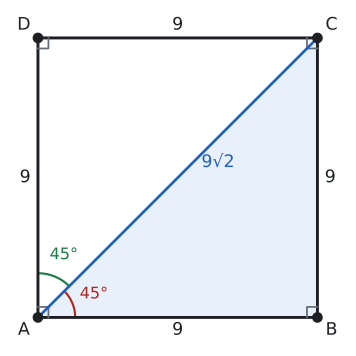

Write the Python code that produced this figure.
import sys; sys.path.insert(0, "tools")
from cizim import *

P = lambda x, y: np.array([float(x), float(y)])
uz = lambda U, V: round(float(np.linalg.norm(U - V)), 4)
def acisi(K, U, V):
    u, v = U - K, V - K
    return round(float(np.degrees(np.arccos(np.dot(u, v) / np.linalg.norm(u) / np.linalg.norm(v)))), 3)
def birim(U, V):
    t = (V - U) / np.linalg.norm(V - U); return t, np.array([-t[1], t[0]])
def ayak(Q, U, V):
    t, _ = birim(U, V); return U + np.dot(Q - U, t) * t
def yansit(Q, U, V):
    return 2 * ayak(Q, U, V) - Q
def kesisim(U1, V1, U2, V2):
    M = np.array([V1 - U1, U2 - V2]).T; s = np.linalg.solve(M, U2 - U1); return U1 + s[0] * (V1 - U1)
def cetik(U, V, n=1, renk=SOLUK, f=0.5):
    M = U + f * (V - U); t, m = birim(U, V)
    for i in range(n):
        c = M + (i - (n - 1) / 2) * 0.2 * S * t
        ax.plot(*zip(c - 0.22 * S * m, c + 0.22 * S * m), color=renk, lw=1.5)
def olcu(U, V, metin, d=0.5, renk=YAZI, fs=13, f=0.5):
    """[UV] üzerinde f oranındaki noktaya, U->V yönünün soluna d*S uzağa yazı (d < 0: sağına)."""
    M = U + f * (V - U); _, m = birim(U, V)
    ax.text(*(M + d * S * m), metin, ha="center", va="center", color=renk, fontsize=fs)
def dik_isareti(K, U, V, r=0.4):
    a_ = (U - K) / np.linalg.norm(U - K) * r * S; b_ = (V - K) / np.linalg.norm(V - K) * r * S
    ax.plot(*zip(K + a_, K + a_ + b_, K + b_), color=SOLUK, lw=1.3)
def harf(Q, metin, dx, dy, renk=YAZI, fs=13):
    ax.text(Q[0] + dx * S, Q[1] + dy * S, metin, ha="center", va="center", color=renk, fontsize=fs)
def cizgi(U, V, renk=YAZI, lw=2.2, ls="-"):
    ax.plot(*zip(U, V), color=renk, lw=lw, ls=ls)
def boya(noktalar, renk):
    ax.add_patch(patches.Polygon(noktalar, closed=True, facecolor=renk, edgecolor="none"))
def yay(K, U, V, r=0.8, renk=MAVI, n=1):
    for i in range(n): aci(ax, K, U, V, r=(r + 0.18 * i) * S, renk=renk)
def yay_yazi(K, U, V, metin, d=1.4, renk=MAVI, fs=12):
    """K köşesindeki U-K-V açısının ortasından d*S uzağa yazı."""
    u = (U - K) / np.linalg.norm(U - K); v = (V - K) / np.linalg.norm(V - K); o = (u + v) / np.linalg.norm(u + v)
    ax.text(*(K + d * S * o), metin, ha="center", va="center", color=renk, fontsize=fs)
def basla(xmin, xmax, ymin, ymax, en=5.5):
    global fig, ax
    fig, ax = sekil(en, en * (ymax - ymin) / (xmax - xmin))
    ax.set_aspect("equal"); ax.axis("off"); ax.set_xlim(xmin, xmax); ax.set_ylim(ymin, ymax)
def dortgen(A, B, C, D, dolgu=None):
    if dolgu: boya([A, B, C, D], dolgu)
    ax.plot(*zip(A, B, C, D, A), color=YAZI)
    for Q in (A, B, C, D): nokta(ax, *Q, "")
def koseler(A, B, C, D, d=0.55):
    O = (A + B + C + D) / 4
    for Q, ad in ((A, "A"), (B, "B"), (C, "C"), (D, "D")):
        y = (Q - O) / np.linalg.norm(Q - O); harf(Q, ad, d * np.sign(y[0]) * 1.1, d * np.sign(y[1]))
def dikdortgen(a, b):
    """A orijinde, [AB] yatay: A, B, C, D."""
    return P(0, 0), P(a, 0), P(a, b), P(0, b)
def dik_koseler(A, B, C, D, r=0.4):
    dik_isareti(A, B, D, r); dik_isareti(B, C, A, r); dik_isareti(C, D, B, r); dik_isareti(D, A, C, r)
def cerceve(noktalar, kenar=1.2):
    xs = [q[0] for q in noktalar]; ys = [q[1] for q in noktalar]
    return min(xs) - kenar * S, max(xs) + kenar * S, min(ys) - kenar * S, max(ys) + kenar * S

# Kural 1: kenar 9, köşegen 9√2; köşegen A'daki dik açıyı 45° + 45° böler.
A, B, C, D = dikdortgen(9, 9)
S = 9 / 12
print("AC", uz(A, C), 9 * np.sqrt(2), "BAC", acisi(A, B, C), "DAC", acisi(A, D, C))
basla(*cerceve([A, B, C, D], 1.3), en=4.6)
boya([A, B, C], MAVI_ACIK)
dortgen(A, B, C, D); koseler(A, B, C, D); dik_koseler(A, B, C, D, 0.45)
cizgi(A, C, MAVI, 2.0)
yay(A, B, C, 1.6, KIRMIZI); yay_yazi(A, B, C, "45°", 2.6, KIRMIZI)
yay(A, C, D, 1.9, YESIL); yay_yazi(A, C, D, "45°", 2.9, YESIL)
olcu(A, B, "9", -0.55); olcu(B, C, "9", -0.55); olcu(D, A, "9", -0.55); olcu(C, D, "9", -0.55)
olcu(A, C, "9√2", -0.75, MAVI, f=0.6)
kaydet(fig, __file__)
